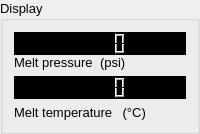
       <widget class="QGroupBox" name="groupBox">
        <property name="font">
         <font>
          <pointsize>10</pointsize>
         </font>
        </property>
        <property name="title">
         <string>Display</string>
        </property>
        <layout class="QGridLayout" name="gridLayout_12">
         <item row="0" column="0">
          <layout class="QVBoxLayout" name="verticalLayout_13">
           <property name="spacing">
            <number>0</number>
           </property>
           <item>
            <widget class="QLCDNumber" name="MeltPressure_LCD">
             <property name="sizePolicy">
              <sizepolicy hsizetype="Minimum" vsizetype="Minimum">
               <horstretch>0</horstretch>
               <verstretch>0</verstretch>
              </sizepolicy>
             </property>
             <property name="font">
              <font>
               <pointsize>8</pointsize>
              </font>
             </property>
             <property name="styleSheet">
              <string notr="true">background-color: rgb(0, 0, 0);
color: rgb(0, 255, 0);
</string>
             </property>
            </widget>
           </item>
           <item>
            <layout class="QHBoxLayout" name="horizontalLayout_8">
             <item>
              <widget class="QLabel" name="label_27">
               <property name="sizePolicy">
                <sizepolicy hsizetype="Preferred" vsizetype="Preferred">
                 <horstretch>0</horstretch>
                 <verstretch>0</verstretch>
                </sizepolicy>
               </property>
               <property name="baseSize">
                <size>
                 <width>0</width>
                 <height>0</height>
                </size>
               </property>
               <property name="font">
                <font>
                 <pointsize>10</pointsize>
                </font>
               </property>
               <property name="text">
                <string>Melt pressure</string>
               </property>
              </widget>
             </item>
             <item>
              <widget class="QLabel" name="UnitMeltPressure_LCD">
               <property name="font">
                <font>
                 <pointsize>10</pointsize>
                </font>
               </property>
               <property name="text">
                <string>(psi)</string>
               </property>
              </widget>
             </item>
            </layout>
           </item>
          </layout>
         </item>
         <item row="1" column="0">
          <layout class="QVBoxLayout" name="verticalLayout_14">
           <item>
            <widget class="QLCDNumber" name="MeltTemp_LCD">
             <property name="styleSheet">
              <string notr="true">background-color: rgb(0, 0, 0);
color: rgb(0, 255, 0);</string>
             </property>
            </widget>
           </item>
           <item>
            <layout class="QHBoxLayout" name="horizontalLayout_9">
             <item>
              <widget class="QLabel" name="label_28">
               <property name="font">
                <font>
                 <pointsize>10</pointsize>
                </font>
               </property>
               <property name="text">
                <string>Melt temperature</string>
               </property>
              </widget>
             </item>
             <item>
              <widget class="QLabel" name="UnitMeltTemp_LCD">
               <property name="font">
                <font>
                 <pointsize>10</pointsize>
                </font>
               </property>
               <property name="text">
                <string> (°C) </string>
               </property>
              </widget>
             </item>
            </layout>
           </item>
          </layout>
         </item>
        </layout>
       </widget>
